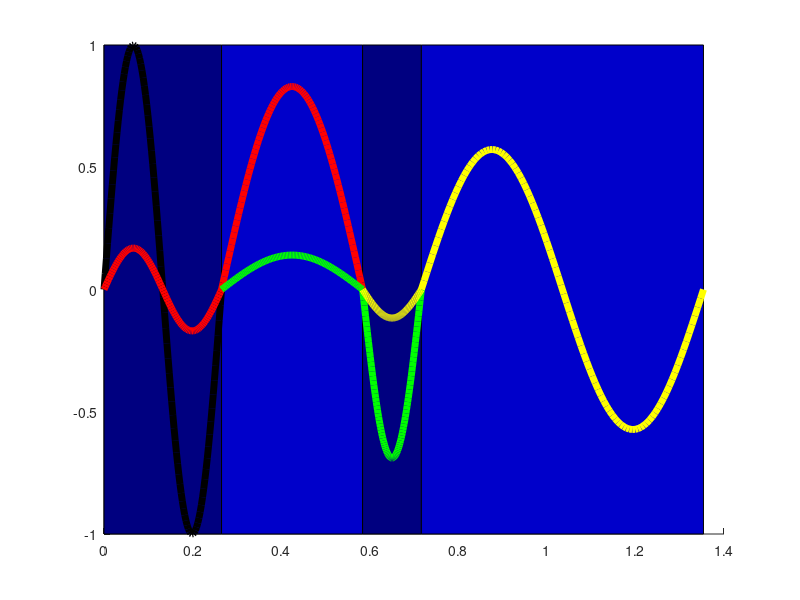

Write MATLAB code to recreate this figure.
function wavesimulator_1d(thickness_vector,n_vector,medium_color_vector,wave_color_vector,lambda,signal_origin,object_origin,x_range,n_outside)

  if exist('n_outside','var') == 0; n_outside = 1; end;
  if exist('x_range','var') == 0; x_range = [0,1]; end;
  if exist('signal_origin','var') == 0; signal_origin = 0; end;
  if exist('object_origin','var') == 0; object_origin = 0; end;
  if exist('lambda','var') == 0; lambda = 0.637; end;
  if exist('n_vector','var') == 0; n_vector = [2.4,1,2.4,1]; end;
  %if exist('thickness_vector','var') == 0; thickness_vector = [lambda/n_vector(1),lambda/(4*n_vector(2)),lambda/(4*n_vector(3)),lambda/(n_vector(4))]; end;
  if exist('thickness_vector','var') == 0; thickness_vector = [lambda/n_vector(1),lambda/(2*n_vector(2)),lambda/(2*n_vector(3)),lambda/(n_vector(4))]; end;
  if exist('medium_color_vector','var') == 0; medium_color_vector = {[0,0,1-0.5*n_vector(1)/2.4],[0,0,1-0.5*n_vector(2)/2.4],[0,0,1-0.5*n_vector(3)/2.4],[0,0,1-0.5*n_vector(4)/2.4]}; end;
  if exist('wave_color_vector','var') == 0; wave_color_vector = {[0,0,0],[1,0,0],[0,1,0],[1,1,0]}; end;

  figure;
  hold on;
  
  N = length(n_vector)
  L = sum(thickness_vector)
  
  x(1) = object_origin;
  T(1) = 1;
  t(1) = 1;
  phase(1) = -(2*pi*n_vector(1)/lambda)*signal_origin;
  reflected_amplitude(1) = 0
  transmitted_amplitude(1) = 1

  for i = 1:N
    k(i) = 2*pi*n_vector(i)/lambda;
    if (i>1)
      r(i) = (n_vector(i-1)-n_vector(i))/(n_vector(i-1)+n_vector(i));
      t(i) = (2*n_vector(i-1))/(n_vector(i-1)+n_vector(i));
      R(i) = ((n_vector(i-1)-n_vector(i))/(n_vector(i-1)+n_vector(i)))^2;
      T(i) = (4*n_vector(i-1)*n_vector(i))/(n_vector(i-1)+n_vector(i))^2;
      x(i) = x(i-1) + thickness_vector(i-1);
      phase(i) = phase(i-1) + (k(i-1)-k(i))*x(i)
      reflected_amplitude(i) = transmitted_amplitude(i-1)*R(i)
      transmitted_amplitude(i) = transmitted_amplitude(i-1)*T(i)
    end
  end
  x(N+1) = x(N) + thickness_vector(N);

  for i = 1:N
    if(i>1)
      reflected_wave_x{i} = linspace(x(i-1),x(i),100);
      reflected_wave_y{i} = reflected_amplitude(i)*sin(k(i-1)*reflected_wave_x{i} + phase(i-1));
    end
    transmitted_wave_x{i} = linspace(x(i),x(i+1),100);
    transmitted_wave_y{i} = transmitted_amplitude(i)*sin(k(i)*transmitted_wave_x{i} + phase(i));
  end

  for i = 1:N
    fill([x(i+1),x(i+1),x(i),x(i)],[1,-1,-1,1],medium_color_vector{i});
  end
  
  for i = 1:N
    plot(transmitted_wave_x{i},transmitted_wave_y{i},'Color',wave_color_vector{i},'LineWidth',5);
  end
  for i = 2:N
    plot(reflected_wave_x{i},reflected_wave_y{i},'Color',wave_color_vector{i},'LineWidth',5);
  end

end
